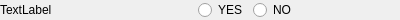
<?xml version="1.0" encoding="UTF-8"?>
<ui version="4.0">
 <class>YesNoWidget</class>
 <widget class="QWidget" name="YesNoWidget">
  <property name="geometry">
   <rect>
    <x>0</x>
    <y>0</y>
    <width>400</width>
    <height>20</height>
   </rect>
  </property>
  <property name="windowTitle">
   <string>Form</string>
  </property>
  <layout class="QGridLayout" name="gridLayout">
   <property name="leftMargin">
    <number>0</number>
   </property>
   <property name="topMargin">
    <number>0</number>
   </property>
   <property name="rightMargin">
    <number>0</number>
   </property>
   <property name="bottomMargin">
    <number>0</number>
   </property>
   <item row="0" column="2">
    <widget class="QRadioButton" name="noRadioButton">
     <property name="text">
      <string>NO</string>
     </property>
    </widget>
   </item>
   <item row="0" column="0">
    <widget class="QLabel" name="label">
     <property name="minimumSize">
      <size>
       <width>192</width>
       <height>0</height>
      </size>
     </property>
     <property name="maximumSize">
      <size>
       <width>192</width>
       <height>16777215</height>
      </size>
     </property>
     <property name="text">
      <string>TextLabel</string>
     </property>
    </widget>
   </item>
   <item row="0" column="1">
    <widget class="QRadioButton" name="yesRadioButton">
     <property name="text">
      <string>YES</string>
     </property>
    </widget>
   </item>
   <item row="0" column="3">
    <spacer name="horizontalSpacer">
     <property name="orientation">
      <enum>Qt::Horizontal</enum>
     </property>
     <property name="sizeHint" stdset="0">
      <size>
       <width>40</width>
       <height>20</height>
      </size>
     </property>
    </spacer>
   </item>
  </layout>
 </widget>
 <resources/>
 <connections/>
</ui>
